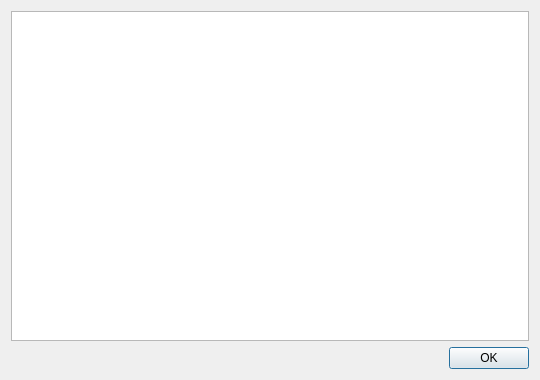
<?xml version="1.0" encoding="UTF-8"?>
<ui version="4.0">
 <class>gams::studio::support::UpdateDialog</class>
 <widget class="QDialog" name="gams::studio::support::UpdateDialog">
  <property name="geometry">
   <rect>
    <x>0</x>
    <y>0</y>
    <width>540</width>
    <height>380</height>
   </rect>
  </property>
  <property name="minimumSize">
   <size>
    <width>540</width>
    <height>380</height>
   </size>
  </property>
  <property name="windowTitle">
   <string>Check for Update</string>
  </property>
  <layout class="QVBoxLayout" name="verticalLayout">
   <item>
    <widget class="QTextBrowser" name="updateInfo">
     <property name="readOnly">
      <bool>true</bool>
     </property>
     <property name="textInteractionFlags">
      <set>Qt::LinksAccessibleByKeyboard|Qt::LinksAccessibleByMouse|Qt::TextBrowserInteraction|Qt::TextSelectableByKeyboard|Qt::TextSelectableByMouse</set>
     </property>
     <property name="openExternalLinks">
      <bool>false</bool>
     </property>
     <property name="openLinks">
      <bool>false</bool>
     </property>
    </widget>
   </item>
   <item>
    <widget class="QDialogButtonBox" name="buttonBox">
     <property name="orientation">
      <enum>Qt::Horizontal</enum>
     </property>
     <property name="standardButtons">
      <set>QDialogButtonBox::Ok</set>
     </property>
    </widget>
   </item>
  </layout>
 </widget>
 <resources/>
 <connections>
  <connection>
   <sender>buttonBox</sender>
   <signal>accepted()</signal>
   <receiver>gams::studio::support::UpdateDialog</receiver>
   <slot>accept()</slot>
   <hints>
    <hint type="sourcelabel">
     <x>248</x>
     <y>254</y>
    </hint>
    <hint type="destinationlabel">
     <x>157</x>
     <y>274</y>
    </hint>
   </hints>
  </connection>
  <connection>
   <sender>buttonBox</sender>
   <signal>rejected()</signal>
   <receiver>gams::studio::support::UpdateDialog</receiver>
   <slot>reject()</slot>
   <hints>
    <hint type="sourcelabel">
     <x>316</x>
     <y>260</y>
    </hint>
    <hint type="destinationlabel">
     <x>286</x>
     <y>274</y>
    </hint>
   </hints>
  </connection>
 </connections>
</ui>
